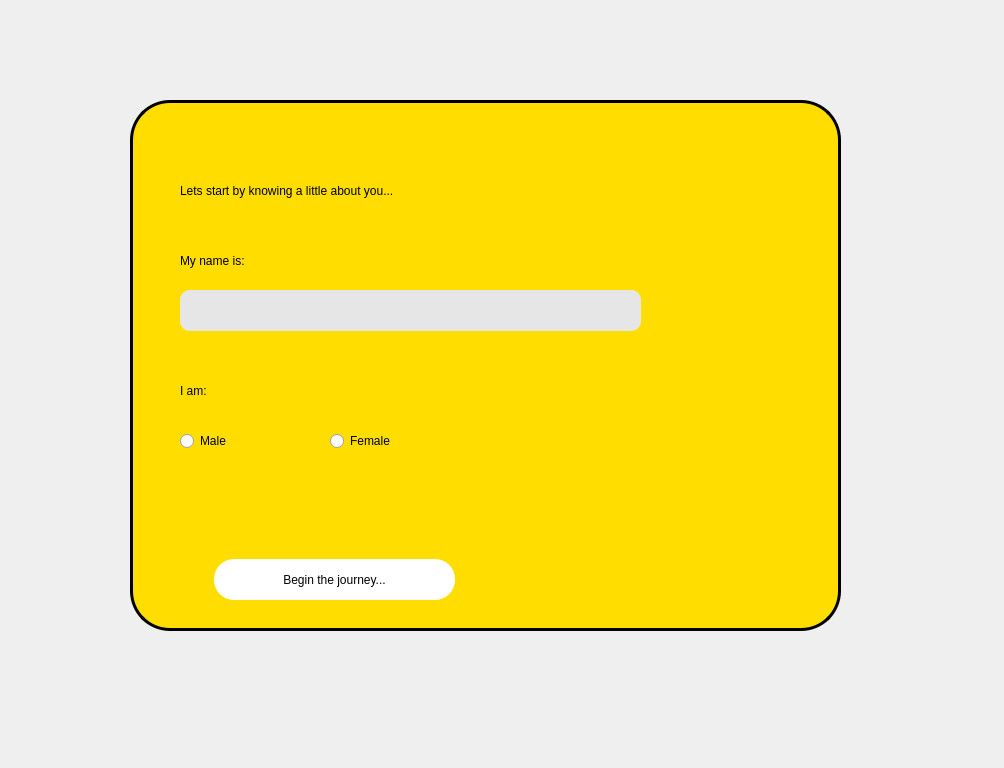
<?xml version="1.0" encoding="UTF-8"?>
<ui version="4.0">
 <class>MainWindow</class>
 <widget class="QMainWindow" name="MainWindow">
  <property name="geometry">
   <rect>
    <x>0</x>
    <y>0</y>
    <width>1004</width>
    <height>768</height>
   </rect>
  </property>
  <property name="windowTitle">
   <string>MainWindow</string>
  </property>
  <widget class="QWidget" name="centralwidget">
   <widget class="QLabel" name="label_9">
    <property name="geometry">
     <rect>
      <x>130</x>
      <y>100</y>
      <width>711</width>
      <height>531</height>
     </rect>
    </property>
    <property name="styleSheet">
     <string notr="true">background-color:rgb(255, 221, 0);
border-radius: 40px;	
border: 3px solid black;</string>
    </property>
    <property name="text">
     <string/>
    </property>
   </widget>
   <widget class="QLabel" name="label">
    <property name="geometry">
     <rect>
      <x>160</x>
      <y>130</y>
      <width>701</width>
      <height>471</height>
     </rect>
    </property>
    <property name="text">
     <string/>
    </property>
   </widget>
   <widget class="QLabel" name="label_2">
    <property name="geometry">
     <rect>
      <x>180</x>
      <y>170</y>
      <width>401</width>
      <height>41</height>
     </rect>
    </property>
    <property name="styleSheet">
     <string notr="true">font: 12pt &quot;SansSerif&quot;;
color: black;</string>
    </property>
    <property name="text">
     <string>Lets start by knowing a little about you...</string>
    </property>
   </widget>
   <widget class="QLabel" name="label_3">
    <property name="geometry">
     <rect>
      <x>180</x>
      <y>240</y>
      <width>401</width>
      <height>41</height>
     </rect>
    </property>
    <property name="styleSheet">
     <string notr="true">font: 12pt &quot;SansSerif&quot;;
color: black;</string>
    </property>
    <property name="text">
     <string>My name is:</string>
    </property>
   </widget>
   <widget class="QLineEdit" name="name">
    <property name="geometry">
     <rect>
      <x>180</x>
      <y>290</y>
      <width>461</width>
      <height>41</height>
     </rect>
    </property>
    <property name="styleSheet">
     <string notr="true">border-radius: 10px;
background-color: rgba(2, 2, 2, 0.1);
font: 9pt &quot;SansSerif&quot;;
color: rgb(0,0,0)</string>
    </property>
    <property name="text">
     <string/>
    </property>
   </widget>
   <widget class="QLabel" name="label_4">
    <property name="geometry">
     <rect>
      <x>180</x>
      <y>290</y>
      <width>461</width>
      <height>41</height>
     </rect>
    </property>
    <property name="styleSheet">
     <string notr="true">border-radius: 10px;
background-color: rgb(255, 255, 255);
font: 9pt &quot;SansSerif&quot;;
color: rgb(0,0,0)</string>
    </property>
    <property name="text">
     <string/>
    </property>
   </widget>
   <widget class="QRadioButton" name="male">
    <property name="geometry">
     <rect>
      <x>180</x>
      <y>430</y>
      <width>106</width>
      <height>22</height>
     </rect>
    </property>
    <property name="styleSheet">
     <string notr="true">font: 12pt &quot;SansSerif&quot;;
color: black;</string>
    </property>
    <property name="text">
     <string>Male</string>
    </property>
   </widget>
   <widget class="QLabel" name="label_5">
    <property name="geometry">
     <rect>
      <x>180</x>
      <y>370</y>
      <width>401</width>
      <height>41</height>
     </rect>
    </property>
    <property name="styleSheet">
     <string notr="true">font: 12pt &quot;SansSerif&quot;;
color: black;</string>
    </property>
    <property name="text">
     <string>I am:</string>
    </property>
   </widget>
   <widget class="QRadioButton" name="female">
    <property name="geometry">
     <rect>
      <x>330</x>
      <y>430</y>
      <width>106</width>
      <height>22</height>
     </rect>
    </property>
    <property name="styleSheet">
     <string notr="true">font: 12pt &quot;SansSerif&quot;;
color: black;</string>
    </property>
    <property name="text">
     <string>Female</string>
    </property>
   </widget>
   <widget class="QPushButton" name="dash">
    <property name="geometry">
     <rect>
      <x>214</x>
      <y>559</y>
      <width>241</width>
      <height>41</height>
     </rect>
    </property>
    <property name="styleSheet">
     <string notr="true">font: 9pt &quot;SansSerif&quot;;
text-align: center;
background-color: rgb(255, 255, 255);
border-radius: 20px;</string>
    </property>
    <property name="text">
     <string>Begin the journey...</string>
    </property>
   </widget>
   <zorder>label_9</zorder>
   <zorder>label</zorder>
   <zorder>label_2</zorder>
   <zorder>label_3</zorder>
   <zorder>label_4</zorder>
   <zorder>name</zorder>
   <zorder>male</zorder>
   <zorder>label_5</zorder>
   <zorder>female</zorder>
   <zorder>dash</zorder>
  </widget>
 </widget>
 <resources/>
 <connections/>
</ui>
